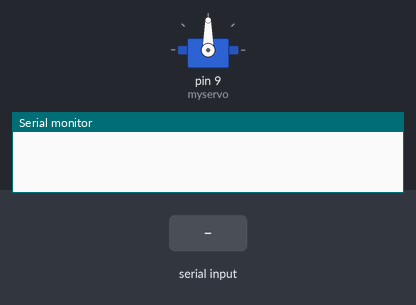
The sketch below on a simulated Arduino Uno, built with avr-gcc and run on an emulated ATmega328P. On the bench: servo, the last lines printed to the serial monitor. The inputs (shaded band) are chosen by the test bench.

Above: at 1.2 s.
1.3 s: "d" received over Serial
At 1.9 s:
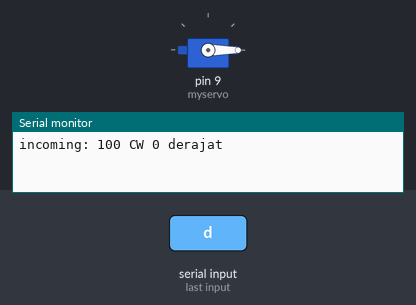
2.8 s: byte 200 (200) received over Serial
At 3.1 s:
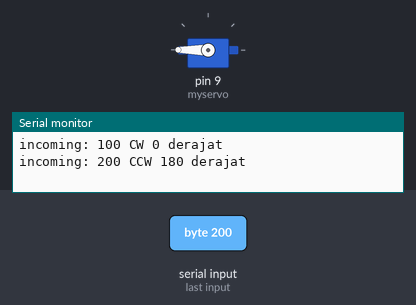
4.3 s: "1" received over Serial
At 5.4 s:
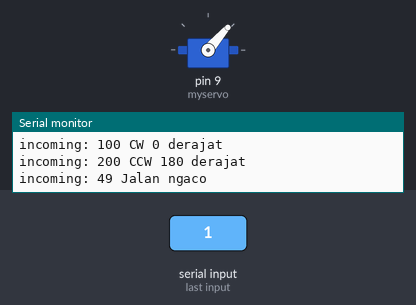
Timing chart, 0 to 7.3 s (numbered marks = the images above; inputs shaded):
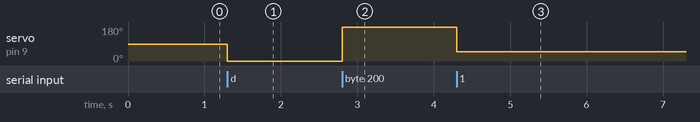

The sketch:

servo_continuous.ino
```cpp
#include <Servo.h>

Servo myservo;

int incomingByte = 0;

void setup() {
  Serial.begin(9600);
  myservo.attach(9);
}

void loop() {
  if (Serial.available() > 0) {
    incomingByte = Serial.read();

    Serial.print("incoming: ");
    Serial.print (incomingByte);
    if(incomingByte == 100){
      Serial.println(" CW 0 derajat ");
      myservo.write(0);
    }
    else if(incomingByte == 200){
      Serial.println(" CCW 180 derajat ");
      myservo.write(180);
    }
    else if(incomingByte == 300){
      Serial.println(" Stop ");
      myservo.write(60);
    }
    else{
      Serial.println(" Jalan ngaco ");
      myservo.write(incomingByte);
    }
  }
}
```

Measured:
- after the input at 1.3 s, servo on pin 9 (myservo): 90° → 0° at once
- after the input at 2.8 s, servo on pin 9 (myservo): 0° → 180° at once
- after the input at 4.3 s, servo on pin 9 (myservo): 180° → 49° at once
